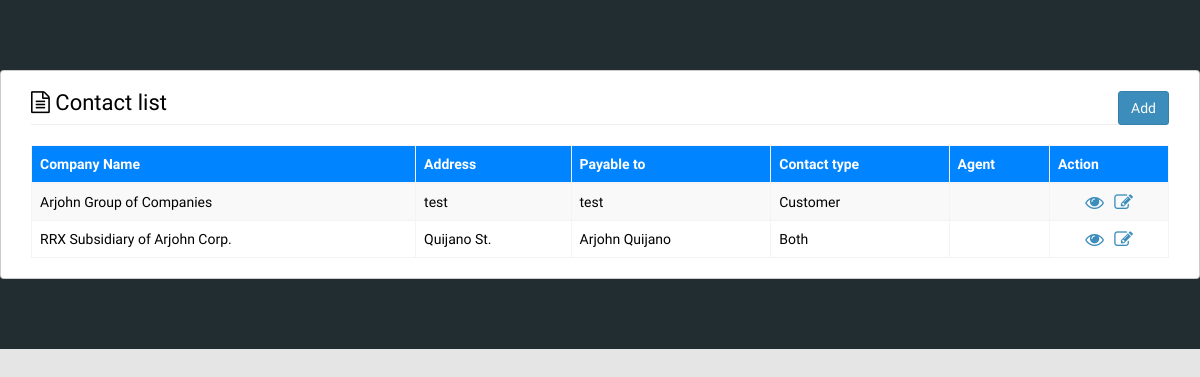
/index.php/contact, run on an earlier commit of the app's database.
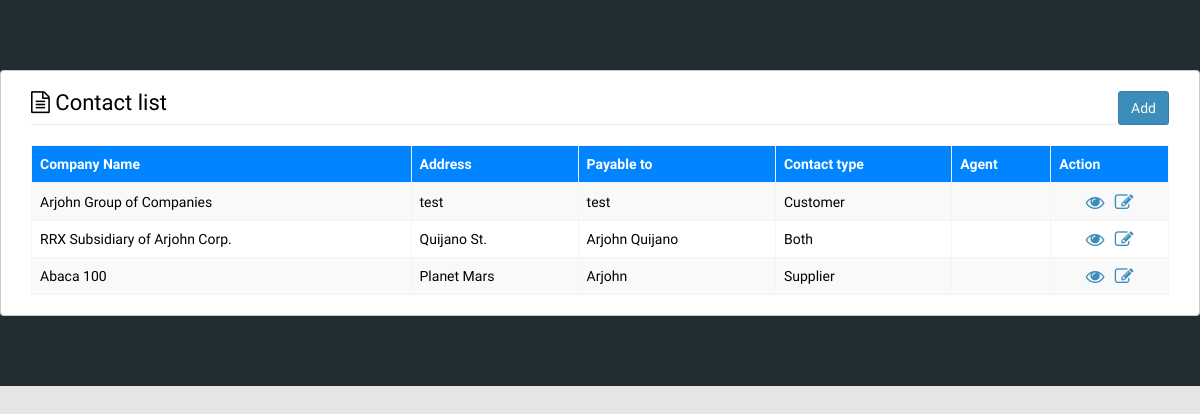
And on a later commit of the database.
### tables this page shows
CREATE TABLE `contact` (
  `contact_id` int(11) NOT NULL,
  `comp_code` varchar(250) DEFAULT NULL,
  `contact_type` varchar(250) DEFAULT NULL,
  `agent` varchar(250) DEFAULT NULL,
  `comp_name` varchar(250) DEFAULT NULL,
  `payable_to` varchar(250) DEFAULT NULL,
  `address` varchar(250) DEFAULT NULL,
  `area` varchar(250) DEFAULT NULL,
  `tin_num` varchar(250) DEFAULT NULL,
  `cont_pers` varchar(250) DEFAULT NULL,
  `telephone` varchar(250) DEFAULT NULL,
  `mob_no` varchar(250) DEFAULT NULL,
  `other_telephone` varchar(250) DEFAULT NULL,
  `fax_num` varchar(250) DEFAULT NULL,
  `email` varchar(250) DEFAULT NULL,
  `website` varchar(250) DEFAULT NULL,
  `prepared_by` varchar(250) DEFAULT NULL,
  `update_by` varchar(250) DEFAULT NULL,
  `prep_date` date DEFAULT NULL,
  `up_date` date DEFAULT NULL
);

### application/controllers/Contact.php (called while the page is built, shortened)
<?php
class Contact extends CI_Controller {
	public function __construct()
	{
		$this->load->database();
		$this->load->library(array('ion_auth','form_validation'));
		$this->load->helper(array('url','language'));
		$this->load->library('encryption');
	}
	public function index(){
		$data['title'] = "Contact";
		$data['bcrumbs'] = "Contacts";
		$sql = "SELECT * FROM contact";
		$data["contacts"] = $this->cm->get_query($sql,2);
		$this->_render_page('contact/index', $data);
	}
	public function _render_page($view, $data=null, $returnhtml=false)
	{
		$this->viewdata = (empty($data)) ? $this->data: $data;
		$this->load->view('layout/header', $this->viewdata);
		$view_html = $this->load->view($view, $this->viewdata, $returnhtml);
		$this->load->view('layout/footer', $this->viewdata);
	}
}

### index.php (called while the page is built, shortened)
<?php
require_once BASEPATH.'core/CodeIgniter.php';

### application/models/Common_model.php (called while the page is built, shortened)
<?php
class Common_model extends CI_Model {
	function get_query($sql,$result){
		if($result == 2){
			return $this->db->query($sql)->result();
		}
	}
}

### application/views/contact/index.php (the view)
<div class="lucky888user">
	<h2 class="page-header margin">
		<i class="fa fa-file-text-o" aria-hidden="true"> </i> <?php echo $title;?> list
		<a href="<?php echo base_url('Contact/add'); ?>" class="btn btn-primary pull-right">Add</a>
	</h2>
	<div class="table-responsive">
		<table class="table table-hover table-bordered table-striped no-bmargin">
			<thead class="thead-blue">
				<tr>
					<th>Company Name</th>
					<th>Address</th>
					<th>Payable to</th>
					<th>Contact type</th>
					<th>Agent</th>
					<th>Action</th>
				</tr>
			</thead>
			<tbody>
				<?php foreach($contacts as $con):?>
				<tr>
					<td><?php echo $con->comp_name?></td>
					<td><?php echo $con->address?></td>
					<td><?php echo $con->payable_to?></td>
					<td><?php echo $con->contact_type?></td>
					<td><?php echo $con->agent?></td>
					<td class="text-center">
						<a title="View Contact" href="<?php echo base_url("contact/view").'/'.$con->contact_id;?>" ><i class="fa fa-eye fa-lg" aria-hidden="true"></i></a>
						<span class="color-trans"> | </span>
						<a title="Edit Contact" href="<?php echo base_url("contact/edit").'/'.$con->contact_id;?>" ><i class="fa fa-pencil-square-o fa-lg" aria-hidden="true"></i></a>
					</td>
				</tr>
				<?php endforeach;?>
			</tbody>
		</table>
	</div>
</div>

### application/views/layout/header.php (shortened to what this page needs)
?><!DOCTYPE html>
<html lang="en">
<head>
	<link href="<?php echo base_url(); ?>assets/css/bootstrap.min.css" rel="stylesheet">
	<link href="<?php echo base_url(); ?>assets/css/style.css" rel="stylesheet">
	<link href="<?php echo base_url(); ?>assets/css/bootstrap-datepicker.standalone.min.css" rel="stylesheet">
	<link href="<?php echo base_url(); ?>assets/DataTables/datatables.min.css" rel="stylesheet">
	<link rel="stylesheet" type="text/css" href="<?= base_url('assets/css/bootstrap.min.css') ?>">
	<link rel="stylesheet" type="text/css" href="<?= base_url('assets/css/font-awesome.min.css') ?>">
	<link rel="stylesheet" type="text/css" href="<?= base_url('assets/css/style.css') ?>">
	<link rel="stylesheet" type="text/css" href="<?= base_url('assets/datatables/datatables.min.css') ?>">
	<link rel="stylesheet" type="text/css" href="<?= base_url('assets/css/bootstrap-datepicker.standalone.min.css') ?>">
	<link rel="stylesheet" type="text/css" href="<?= base_url('assets/css/select2.min.css') ?>">
	<link rel="stylesheet" href="<?= base_url('assets') ?>/dist/css/AdminLTE.min.css">
	<link rel="stylesheet" href="<?= base_url('assets') ?>/dist/css/skins/_all-skins.min.css">
	<link rel="stylesheet" href="<?= base_url('assets') ?>/plugins/iCheck/flat/blue.css">
	<link rel="stylesheet" href="<?= base_url('assets') ?>/plugins/morris/morris.css">
	<link rel="stylesheet" href="<?= base_url('assets') ?>/plugins/jvectormap/jquery-jvectormap-1.2.2.css">
	<link rel="stylesheet" href="<?= base_url('assets') ?>/plugins/datepicker/datepicker3.css">
	<link rel="stylesheet" href="<?= base_url('assets') ?>/plugins/daterangepicker/daterangepicker.css">
	<link rel="stylesheet" href="<?= base_url('assets') ?>/plugins/bootstrap-wysihtml5/bootstrap3-wysihtml5.min.css">
</head>
<body class="hold-transition skin-blue sidebar-mini">
	<div class="wrapper">

### application/views/layout/footer.php (shortened to what this page needs)
  </div>
	</body>
</html>

### assets/css/style.css (style rules this page uses)
body { font-family: OSReg,sans-serif;margin: 0;padding: 0; background: rgba(0,0,0,0.1); }
.no-bmargin { margin-bottom: 0px !important; }
.margin { margin: 20px 0 20px !important; }
.color-trans { color: rgba(255,255,255,0) !important; }
.lucky888user { margin: 70px auto; border: 1px solid rgba(0, 0, 0, 0.2); border-radius: 4px; color: rgba(0, 0, 0, 1); padding: 0px 30px 20px 30px; background-color: rgba(255,255,255,1); }
.thead-blue { background-color: rgba(0,132,255,1.0); color: #fff; }

What changed in the data, as far as the page shows it:
added contact: comp_name "Abaca 100", address "Planet Mars", payable_to "Arjohn", contact_type "Supplier"
